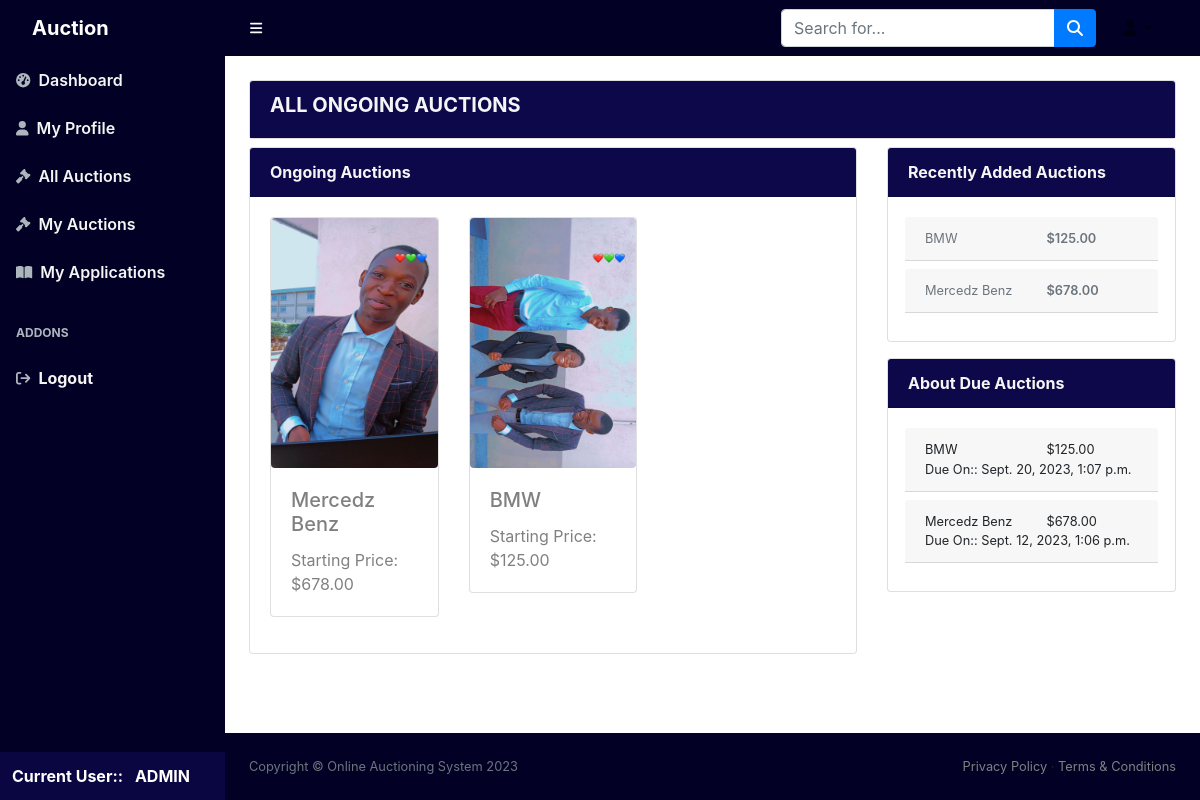
Page /all_auctions/ (signed in) on the committed database.
### core/models.py (models this page shows, shortened)
class Product(models.Model):
    seller = models.ForeignKey(DjangoUser, on_delete=models.CASCADE, null=True)
    name = models.CharField(max_length=255, default="New Product")
    description = models.TextField(null=True)
    start_price = models.DecimalField(max_digits=10, decimal_places=2, default=0)
    end_time = models.DateTimeField(null=True)
    image = models.ImageField(upload_to='product_images/', null=True)

### core/views.py (the view)
# urls.py: path("all_auctions/", views.all_auctions, name="all_auctions"),
@login_required(login_url="login")
def all_auctions(request):
    all_products = models.Product.objects.all()
    recent_products = models.Product.objects.order_by('-id')[:5]
    current_time = timezone.now()
    ongoing_auctions = all_products.filter(end_time__gt=current_time)
    return render(request, "core/all_auctions.html", {
        "all_products": all_products,
        "recent_products": recent_products,
        "ongoing_auctions": ongoing_auctions,
    })

### templates/core/all_auctions.html (shortened to what this page needs)
{% extends 'base.html' %}
{%block body%}
<div class="container-fluid p-4">
    <div class="card">
        <div class="card-header bg-darkblue">
            <h5 style="color: whitesmoke;" class="fw-bold">ALL ONGOING AUCTIONS</h5>
        </div>
    </div>
    <div class="row my-2 gap-2 gap-md-0">
        <div class="col-md-8">
            <div class="card">
                <div class="card-header bg-darkblue">
                    <span style="color: whitesmoke;" class="fw-bold">Ongoing Auctions</span>
                </div>
                <div class="card-body">
                    <div class="row">
                        {% if ongoing_auctions %}
                        {% for product in ongoing_auctions %}
                        <div class="col-12 col-sm-6 col-md-4">
                            <div class="card mb-3">
                                <a href="{% url 'product_details' product.id %}">
                                    {% if product.image %}
                                    <img src="{{ product.image.url }}" alt="{{ product.name }}"
                                        class="card-img-top image-small image-medium image-large rounded">
                                    {% else %}
                                    <p>No image available</p>
                                    {% endif %}
                                    <div class="card-body">
                                        <h5 class="card-title">{{ product.name }}</h5>
                                        <p class="card-text">Starting Price: ${{ product.start_price }}</p>
                                    </div>
                                </a>
                            </div>
                        </div>
                        {% endfor %}
                        {% else %}
                        <p>Oooops!!! There are currently no ongoing auctions</p>
                        {% endif %}
                    </div>
                </div>
            </div>
        </div>
        <div class="col-md-4 sticky-form-container">
            <div class="card mb-3">
                <div class="card-header bg-darkblue">
                    <span style="color: whitesmoke;" class="fw-bold">Recently Added Auctions</span>
                </div>
                <div class="card-body">
                    <div class="row">
                        {% for product in recent_products %}
                        <div class="">
                            <div class="card-header mb-2">
                                <a href="{% url 'product_details' product.id %}">
                                    <div class="row small">
                                        <div class="col-6 text-secondary">{{ product.name }}</div>
                                        <div class="col-6 text-secondary fw-semibold">${{ product.start_price }}</div>
                                    </div>
                                </a>
                            </div>
                        </div>
                        {% endfor %}
                    </div>
                </div>
            </div>
            <div class="card">
                <div class="card-header bg-darkblue">
                    <span style="color: whitesmoke;" class="fw-bold">About Due Auctions</span>
                </div>
                <div class="card-body">
                    <div class="row">
                        {% for product in recent_products %}
                        <div class="">
                            <div class="card-header mb-2 small">
                                <div class="row">
                                    <div class="col-6">{{ product.name }}</div>
                                    <div class="col-6">${{ product.start_price }}</div>
                                </div>
                                <div>Due On:: <span>{{ product.end_time }}</span></div>
                            </div>
                        </div>
                        {% endfor %}
                    </div>
                </div>
            </div>
        </div>
    </div>
</div>
{% endblock body %}

### templates/base.html (shortened to what this page needs)
{% load static %}
<!DOCTYPE html>
<html lang="en">
<head>
    <link rel="stylesheet" href="https://maxcdn.bootstrapcdn.com/bootstrap/4.5.2/css/bootstrap.min.css">
    <link href="{% static 'css/styles.css' %}" rel="stylesheet" />
    <link href="{% static 'css/styles-custom.css' %}" rel="stylesheet" />
    <link rel="stylesheet" href="https://cdn.jsdelivr.net/npm/bootstrap@4.0.0/dist/css/bootstrap.min.css"
>
</head>
<body class="sb-nav-fixed">
    <nav class="sb-topnav navbar navbar-expand navbar-light sidebar-background">
        <a class="navbar-brand ps-3 fw-bolder text-white" href="#">Auction</a>
        <button class="btn btn-link btn-sm order-1 order-lg-0 me-4 me-lg-0" id="sidebarToggle" href="#!"><i
                class="fas fa-bars text-white"></i></button>
        <form class="d-none d-md-inline-block form-inline ms-auto me-0 me-md-3 my-2 my-md-0">
            <div class="input-group">
                <input class="form-control" type="text" placeholder="Search for..." aria-label="Search for..."
                    aria-describedby="btnNavbarSearch" />
                <button class="btn btn-primary" id="btnNavbarSearch" type="button"><i
                        class="fas fa-search"></i></button>
            </div>
        </form>
        <ul class="navbar-nav ms-auto ms-md-0 me-3 me-lg-4 sidebar-background">
            <li class="nav-item dropdown">
                <a class="nav-link dropdown-toggle " id="navbarDropdown" href="#" role="button"
                    data-bs-toggle="dropdown" aria-expanded="false"><i class="fas fa-user fa-fw"></i></a>
            </li>
        </ul>
    </nav>
    <div id="layoutSidenav">
        <div id="layoutSidenav_nav">
            <nav class="sb-sidenav accordion sb-sidenav-light sidebar-background" id="sidenavAccordion">
                <div class="sb-sidenav-menu">
                    <div class="nav">
                        <a class="nav-link" href="{% url 'dashboard' %}">
                            <div class="sb-nav-link-icon"><i class="fas fa-tachometer-alt"></i></div>
                            <span class="fw-semibold" style="color: whitesmoke;">Dashboard</span>
                        </a>
                        <a class="nav-link" href="{% url 'my_profile' %}">
                            <div class="sb-nav-link-icon"><i class="fa fa-user"></i></div>
                            <span class=" fw-semibold" style="color: whitesmoke;">My Profile</span>
                        </a>
                        <a class="nav-link" href="{% url 'all_auctions' %}">
                            <div class="sb-nav-link-icon"><i class="fas fa-gavel"></i></div>
                            <span class="fw-semibold" style="color: whitesmoke;">All Auctions</span>
                        </a>
                        <a class="nav-link" href="{% url 'my_auctions' %}">
                            <div class="sb-nav-link-icon"><i class="fas fa-gavel"></i></div>
                            <span class="fw-semibold" style="color: whitesmoke;">My Auctions</span>
                        </a>
                        <a class="nav-link" href="{% url 'my_applications' %}">
                            <div class="sb-nav-link-icon"><i class="fas fa-book-open"></i></div>
                            <span class="fw-semibold" style="color: whitesmoke;">My Applications</span>
                        </a>
                        <div class="sb-sidenav-menu-heading">Addons</div>
                        <a class="nav-link" href="{% url 'logout' %}">
                            <div class="sb-nav-link-icon"><i class="fas fa-sign-out"></i></div>
                            <span class="fw-bold" style="color: whitesmoke;">Logout</span>
                        </a>
                    </div>
                </div>
                <div class="sb-sidenav-footer bg-user text-white">
                    {% if request.user.is_authenticated %}
                    <div class="fw-bold ">Current User:: <span class="ms-2">{{ request.user | upper }}</span> </div>
                    {% endif %}
                </div>
            </nav>
        </div>
        <div id="layoutSidenav_content">
            {%block body%}
            {% endblock body %}
            <footer class="py-4 sidebar-background mt-auto">
                <div class="container-fluid px-4">
                    <div class="d-flex align-items-center justify-content-between small">
                        <div class="text-muted">Copyright &copy; Online Auctioning System 2023</div>
                        <div>
                            <a href="#">Privacy Policy</a>
                            &middot;
                            <a href="#">Terms &amp; Conditions</a>
                        </div>
                    </div>
                </div>
            </footer>
        </div>
    </div>
</body>
</html>

### templates/base.html (style rules this page uses)
.sb-sidenav-menu .nav-link { color: gray; transition: background-color 0.5s ease, color 0.3s ease, text-decoration 0.3s ease; cursor: pointer; text-decoration: none; }
.sidebar-background { background: rgb(2, 0, 36); background: linear-gradient(90deg, rgba(2, 0, 36, 1) 0% 100%); }
.bg-darkblue { background: linear-gradient(90deg, rgb(12, 8, 73) 0% 100%); }
.bg-user { background: linear-gradient(90deg, rgb(10, 6, 65) 0% 100%); }
img { max-width: 100%; }
@media (min-width: 992px) { .image-large { width: 300px; height: 250px; } }
.sticky-form-container { position: sticky; top: 70px; z-index: 1; }
a { text-decoration: none; color: gray; }

### rows in the picture
Product: image (picture), name "Mercedz Benz", start_price "678.00", end_time "Sept. 12, 2023, 1:06 p.m."
Product: image (picture), name "BMW", start_price "125.00", end_time "Sept. 20, 2023, 1:07 p.m."

### other values in the picture
{{ request.user | upper }} "ADMIN"
